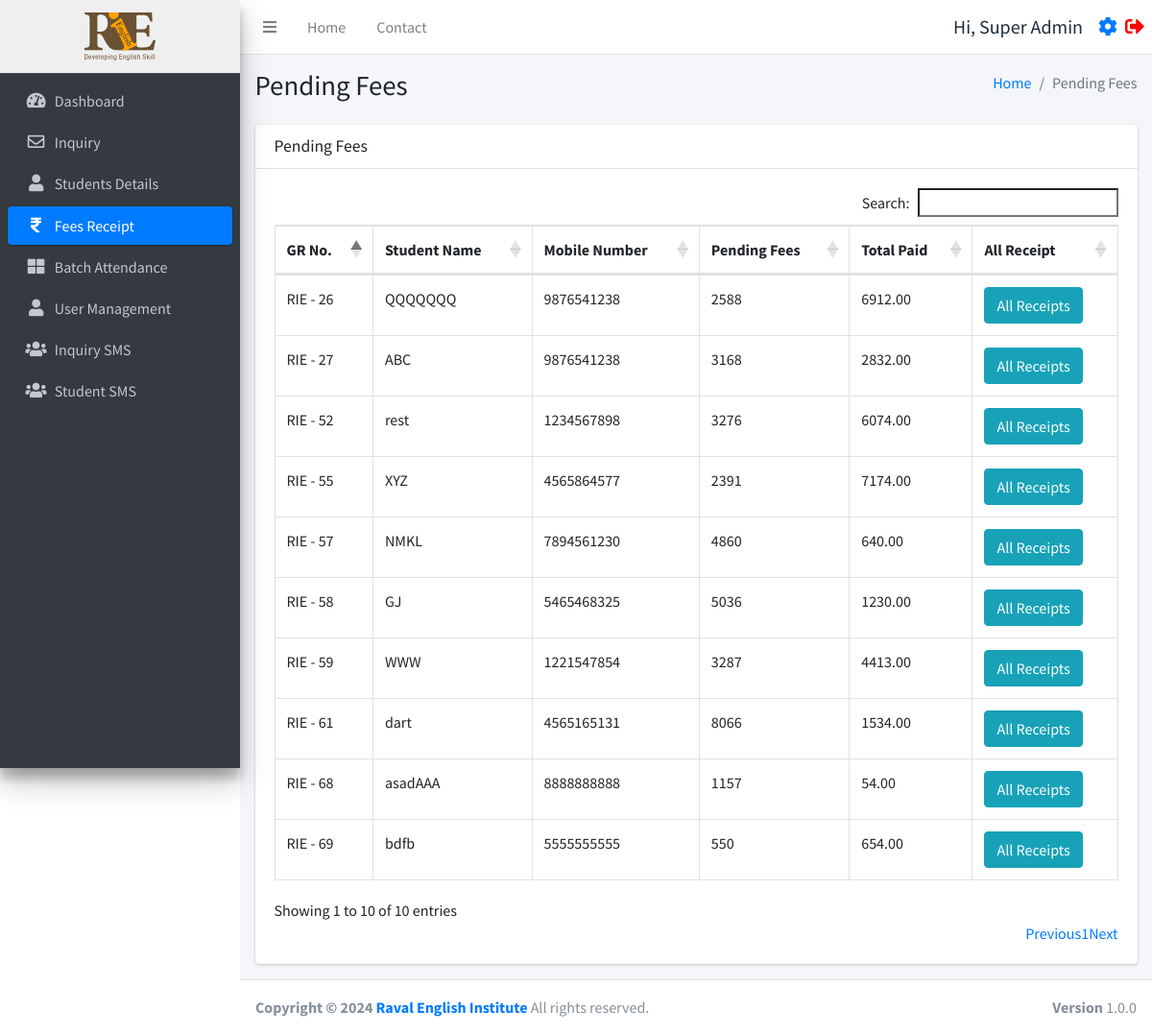
Screenshot of /pendingfees.php (signed in) with the database file from the repository.
### tables this page shows
CREATE TABLE `users` (
  `id` int(11) NOT NULL,
  `username` varchar(255) NOT NULL,
  `fullname` varchar(255) NOT NULL,
  `email` varchar(255) NOT NULL,
  `mobile` varchar(15) NOT NULL,
  `password` varchar(255) NOT NULL,
  `status` int(11) NOT NULL,
  `created_at` timestamp NOT NULL DEFAULT current_timestamp()
);

CREATE TABLE `studentinfo` (
  `id` int(11) NOT NULL,
  `name` varchar(255) DEFAULT NULL,
  `batch` int(11) DEFAULT NULL,
  `batch_name` varchar(255) DEFAULT NULL,
  `father_name` varchar(255) DEFAULT NULL,
  `mother_name` varchar(255) DEFAULT NULL,
  `dob` date DEFAULT NULL,
  `gender` varchar(50) DEFAULT NULL,
  `mobile_number` varchar(15) DEFAULT NULL,
  `fee_status` int(10) DEFAULT 0,
  `profession` varchar(100) DEFAULT NULL,
  `address` varchar(255) DEFAULT NULL,
  `admission_time` date DEFAULT NULL,
  `due_date` date DEFAULT NULL,
  `created_at` datetime NOT NULL DEFAULT current_timestamp(),
  `pending_fees` int(10) DEFAULT 0,
  `discount` int(10) NOT NULL,
  `total_fees` int(11) NOT NULL,
  `paid_fees` int(11) NOT NULL,
  `father_number` varchar(50) NOT NULL,
  `home_number` varchar(50) NOT NULL,
  `reference` varchar(200) DEFAULT NULL,
  `father_profession` varchar(200) DEFAULT NULL,
  `workplace_address` varchar(255) DEFAULT NULL,
  `aadharcard_number` varchar(20) DEFAULT NULL,
  `joining_purpose` varchar(255) DEFAULT NULL,
  `extratime_daily` varchar(255) DEFAULT NULL
);

### function.php (called while the page is built, shortened)
<?php
require_once('db.php');
function selectFromTable($tableName, $columns, $whereConditions) {
    global $db;
    try {
        $sql = "SELECT " . implode(', ', $columns) . " FROM $tableName";
        if (!empty($whereConditions)) {
            $sql .= " WHERE " . implode(' AND ', array_map(function ($col) {
                return "$col = :$col";
            }, array_keys($whereConditions)));
        }
        $stmt = $db->prepare($sql);
        foreach ($whereConditions as $col => $value) {
            $stmt->bindValue(":$col", $value);
        }
        $stmt->execute();
        return $stmt->fetchAll(PDO::FETCH_ASSOC);
    } catch (PDOException $e) {
        return false;
    }
}
?>

### pendingfees.php (the view, shortened to what this page needs)
<!DOCTYPE html>
<html lang="en">
<head>
</head>
<?php include ('./header.php');
require_once 'function.php';
$query = "
    SELECT si.id, si.name, si.mobile_number,si.fee_status, si.pending_fees, COALESCE(SUM(r.amount), 0) AS total_paid
    FROM studentinfo si
    LEFT JOIN receipt r ON si.id = r.student_id
    GROUP BY si.id
";
$students = $db->query($query)->fetchAll(PDO::FETCH_ASSOC);
?>
<div class="content-wrapper">
  <div class="content-header">
    <div class="container-fluid">
      <div class="row mb-2">
        <div class="col-sm-6">
          <h1 class="m-0">Pending Fees</h1>
        </div>
        <div class="col-sm-6">
          <ol class="breadcrumb float-sm-right">
            <li class="breadcrumb-item"><a href="./dashboard.php">Home</a></li>
            <li class="breadcrumb-item active">Pending Fees</li>
          </ol>
        </div>
      </div>
    </div>
  </div>
  <section class="content">
    <div class="container-fluid">
      <div class="row">
        <div class="col-12">
          <div class="card">
            <div class="card-header">
              <h3 class="card-title">Pending Fees</h3>
            </div>
            <div class="card-body">
              <div class="table-responsive">
                <table id="example1" class="table table-bordered">
                  <thead>
                    <tr>
                      <th>GR No.</th>
                      <th>Student Name</th>
                      <th>Mobile Number</th>
                      <th>Pending Fees</th>
                      <th>Total Paid</th>
                      <th>All Receipt</th>
                    </tr>
                  </thead>
                  <tbody>
                    <?php foreach ($students as $student): ?>
                      <?php if ($student['fee_status'] != 1):  ?>
                        <tr>
                          <td>RIE - <?php echo $student['id']; ?></td>
                          <td><?php echo $student['name']; ?></td>
                          <td><?php echo $student['mobile_number']; ?></td>
                          <td><?php echo $student['pending_fees']; ?></td>
                          <td><?php echo $student['total_paid']; ?></td>
                          <td><a href='javascript:void(0);' onclick='confirmAllReceipts("<?php echo $student['id']; ?>")' class='btn btn-info'>All Receipts</a></td>
                        </tr>
                      <?php endif; ?>
                    <?php endforeach; ?>
                  </tbody>
                </table>
              </div>
            </div>
          </div>
        </div>
      </div>
    </div>
  </section>
</div>
<?php include ('./footer.php'); ?>

### header.php (shortened to what this page needs)
<?php
require_once 'db.php';
require_once ('function.php');
$user = selectFromTable('users', ['*'], ['id' => $_SESSION['user_id']]);
$user = $user[0];
$isFaculty = isset($_SESSION['user_status']) && $_SESSION['user_status'] === 'faculty';
$isAdmin = isset($_SESSION['user_status']) && $_SESSION['user_status'] === 'admin';
?>
<!DOCTYPE html>
<html lang="en">
<head>
  <link rel="stylesheet" href="./plugins/fontawesome-free/css/all.min.css">
  <link rel="stylesheet" href="https://code.ionicframework.com/ionicons/2.0.1/css/ionicons.min.css">
  <link rel="stylesheet" href="./plugins/icheck-bootstrap/icheck-bootstrap.min.css">
  <link rel="stylesheet" href="https://cdn.datatables.net/1.10.19/css/dataTables.bootstrap4.min.css">
  <link rel="stylesheet" href="./asset/css/adminlte.min.css">
  <link rel="stylesheet" href="./asset/css/style.css">
</head>
<body class="hold-transition sidebar-mini layout-fixed">
  <div class="wrapper">
    <nav class="main-header navbar navbar-expand navbar-white navbar-light sticky-top">
      <ul class="navbar-nav">
        <li class="nav-item">
          <a class="nav-link" data-widget="pushmenu" href="#" role="button"><i class="fas fa-bars"></i></a>
        </li>
        <li class="nav-item d-none d-sm-inline-block">
          <?php if ($_SESSION['user_status'] === 'faculty'): ?>
            <a href="./batch.php" class="nav-link">Batch</a>
          <?php else: ?>
            <a href="./dashboard.php" class="nav-link">Home</a>
          <?php endif; ?>
        </li>
        <li class="nav-item d-none d-sm-inline-block">
          <a href="#" class="nav-link">Contact</a>
        </li>
      </ul>
      <ul class="navbar-nav ml-auto">
        <li class="nav-item d-flex align-items-center">
          <span class="mr-3" style="font-size:20px;">Hi, <?php echo $user['fullname']; ?></span>
          <a href="./profile.php" style="font-size:20px;" class="d-block mr-2"><i class="fas fa-cog"></i></a>
          <a href="./logout.php" style="font-size:20px;"><i class="fas fa-sign-out-alt" style="color:red"></i></a>
        </li>
      </ul>
    </nav>
    <aside class="main-sidebar sidebar-dark-primary elevation-4">
      <?php if ($_SESSION['user_status'] === 'faculty'): ?>
        <a href="./batch.php" class="brand-link" style="text-align:center;background:#efefef;">
        <?php else: ?>
          <a href="./dashboard.php" class="brand-link" style="text-align:center;background:#efefef;">
          <?php endif; ?>
          <img src="./asset/img/logo.svg" alt="RIE logo Logo" style="height:50px;">
        </a>
        <div class="sidebar">
          <nav class="mt-2">
            <ul class="nav nav-pills nav-sidebar flex-column" data-widget="treeview" role="menu" data-accordion="false">
              <?php if (!$isFaculty): ?>
                <li class="nav-item">
                  <a href="./dashboard.php" class="nav-link
            <?php if (strpos($_SERVER['REQUEST_URI'], 'dashboard.php') !== false) {
              echo "active";
            } ?>">
                    <i class="nav-icon fas fa-tachometer-alt"></i>
                    <p>
                      Dashboard
                    </p>
                  </a>
                </li>
                <li class="nav-item">
                  <a href="./inquiry.php" class="nav-link
            <?php if (strpos($_SERVER['REQUEST_URI'], 'inquiry.php') !== false) {
              echo "active";
            } ?>">
                    <i class="nav-icon far fa-envelope"></i>
                    <p>
                      Inquiry
                    </p>
                  </a>
                <li class="nav-item">
                  <a href="./studentsdetails.php" class="nav-link
            <?php if (strpos($_SERVER['REQUEST_URI'], 'studentsdetails.php') !== false) {
              echo "active";
            } ?>">
                    <i class="nav-icon fas fa-user"></i>
                    <p>
                      Students Details
                    </p>
                  </a>
                </li>
                <li class="nav-item">
                  <a href="./fees.php" class="nav-link
            <?php if (strpos($_SERVER['REQUEST_URI'], 'fees.php') !== false) {
              echo "active";
            } ?>">
                    <i class="nav-icon fas fa-rupee-sign"></i>
                    <p>
                      Fees Receipt
                    </p>
                  </a>
                </li>
              <?php endif; ?>
              <li class="nav-item">
                <a href="./batch.php" class="nav-link
            <?php if (strpos($_SERVER['REQUEST_URI'], 'batch.php') !== false) {
              echo "active";
            } ?>">
                  <i class="nav-icon fas fa-th-large"></i>
                  <p>
                    Batch Attendance
                  </p>
                </a>
              </li>
              <?php if (!$isFaculty && !$isAdmin): ?>
                <li class="nav-item">
                  <a href="./user_management.php" class="nav-link
            <?php if (strpos($_SERVER['REQUEST_URI'], 'user_management.php') !== false) {
              echo "active";
            } ?>">
                    <i class="nav-icon fas fa-user"></i>
                    <p>
                      User Management
                    </p>
                  </a>
                </li>
              <?php endif; ?>
              <?php if (!$isFaculty): ?>
                <li class="nav-item">
                  <a href="./inquirysms.php" class="nav-link
            <?php if (strpos($_SERVER['REQUEST_URI'], 'inquirysms.php') !== false) {
              echo "active";
            } ?>">
                    <i class="nav-icon fas fa-users"></i>
                    <p>
                      Inquiry SMS
                    </p>
                  </a>
                </li>
                <li class="nav-item">
                  <a href="./studentsms.php" class="nav-link
            <?php if (strpos($_SERVER['REQUEST_URI'], 'studentsms.php') !== false) {
              echo "active";
            } ?>">
                    <i class="nav-icon fas fa-users"></i>
                    <p>
                      Student SMS
                    </p>
                  </a>
                </li>
              <?php endif; ?>
            </ul>
          </nav>
        </div>
    </aside>

### header.php (style rules this page uses)
table thead tr { border: 2px solid #dee2e6 }
table thead { position: sticky; top: 0; background-color: white; }

### rows the page displays
users: fullname "Super Admin"
studentinfo: id "26", name "QQQQQQQ", mobile_number "9876541238", pending_fees "2588", total_paid "6912.00"
studentinfo: id "27", name "ABC", mobile_number "9876541238", pending_fees "3168", total_paid "2832.00"
studentinfo: id "52", name "rest", mobile_number "1234567898", pending_fees "3276", total_paid "6074.00"
studentinfo: id "55", name "XYZ", mobile_number "4565864577", pending_fees "2391", total_paid "7174.00"
studentinfo: id "57", name "NMKL", mobile_number "7894561230", pending_fees "4860", total_paid "640.00"
studentinfo: id "58", name "GJ", mobile_number "5465468325", pending_fees "5036", total_paid "1230.00"
studentinfo: id "59", name "WWW", mobile_number "1221547854", pending_fees "3287", total_paid "4413.00"
studentinfo: id "61", name "dart", mobile_number "4565165131", pending_fees "8066", total_paid "1534.00"
studentinfo: id "68", name "asadAAA", mobile_number "8888888888", pending_fees "1157", total_paid "54.00"
studentinfo: id "69", name "bdfb", mobile_number "5555555555", pending_fees "550", total_paid "654.00"
